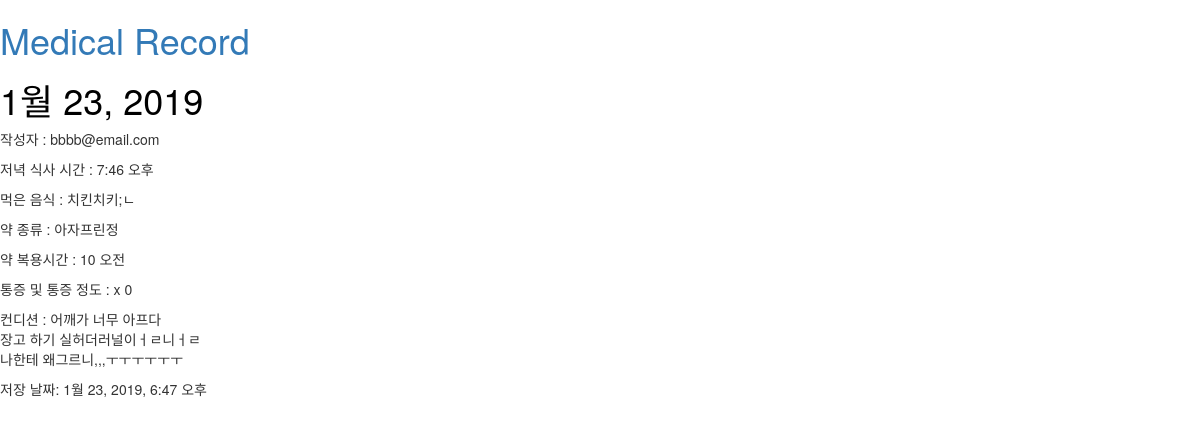
The page /diary/detail/2 on the database its author committed.
### record/models.py (models this page shows, shortened)
class Diary(models.Model):
    record_date = models.DateField(default=timezone.now)    #날짜
    author = models.ForeignKey(settings.AUTH_USER_MODEL, on_delete=models.CASCADE)   #작성자
    meal_time = models.TimeField()  #식사 시간
    meal_type = models.CharField(max_length=3)  #식사 종류(아침, 점심, 저녁, 간식 중)
    meal_contents = models.CharField(max_length=200)      #식사 음식
    medicine_time = models.TimeField()      #약 복용 시간
    medicine_contents = models.CharField(max_length=200)    #약 종류
    pain = models.CharField(max_length=300)     #통증
    pain_degree = models.IntegerField()         #통증 세기
    condition = models.TextField()    #전반적인 컨디션 정보
    published_time = models.DateTimeField(default=timezone.now) #저장 날짜, 수정시 업데이트

### sign_up/models.py (models this page shows, shortened)
class MyUser(AbstractBaseUser, PermissionsMixin):
    email = models.EmailField(
        verbose_name='email',
        max_length=255,
        unique=True,
    )
    nickname = models.CharField(
        u'닉네임',
        max_length=10,
        blank=False,
        unique=True,
        default='')
    is_active = models.BooleanField(default=True)
    is_admin = models.BooleanField(default=False)
    objects = MyUserManager()
    USERNAME_FIELD = 'email'
    REQUIRED_FIELDS = ['nickname']
    def __str__(self):
        return self.email

### record/views.py (the view)
# urls.py: path('diary/detail/<int:pk>', views.diary_detail, name='diary_detail'),
def diary_detail(request, pk):
    context = {}
    context['diary'] = get_object_or_404(Diary, pk=pk)
    return render(request, 'diary_detail.html', context)

### templates/diary_detail.html (shortened to what this page needs)
{% extends 'base.html' %}
{% block content %}
    <div class="diary">
        {% if diary.record_date %}
            <div class="content">
                <h1>{{ diary.record_date }}</h1>
                <p>작성자 : {{ diary.author }}</p>
                <p>{{ diary.meal_type }} 식사 시간 : {{ diary.meal_time }}</p>
                <p>먹은 음식 : {{ diary.meal_contents }}</p>
                <p>약 종류 : {{ diary.medicine_contents }}</p>
                <p>약 복용시간 : {{ diary.medicine_time }}</p>
                <p>통증 및 통증 정도 : {{ diary.pain }} {{ diary.pain_degree }} </p>
                <p>컨디션 : {{ diary.condition|linebreaksbr }}</p>
                <p>저장 날짜: {{ diary.published_time }}</p>
            </div>
        {% endif %}
    </div>
{% endblock %}

### record/static/css/diary.css (style rules this page uses)
h1 { color : black; }

### rows shown on the page
Diary: record_date "1월 23, 2019", author "bbbb@email.com", meal_type "저녁", meal_time "7:46 오후", meal_contents "치킨치키;ㄴ", medicine_contents "아자프린정", medicine_time "10 오전", pain "x", pain_degree "0", condition "어깨가 너무 아프다 장고 하기 실허더러널이ㅓㄹ니ㅓㄹ 나한테 왜그르니,,,ㅜㅜㅜㅜㅜㅜ", published_time "1월 23, 2019, 6:47 오후"
